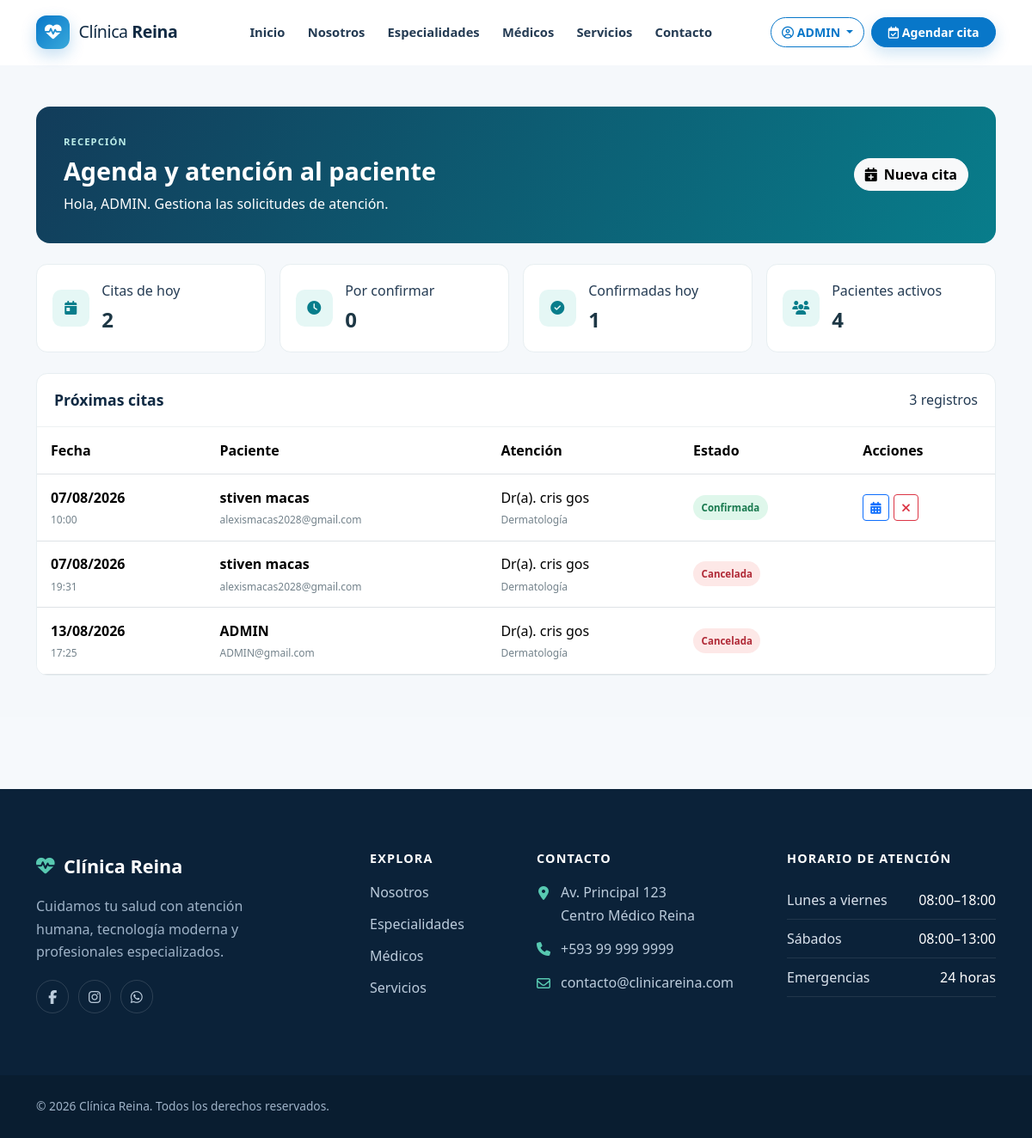
The page /dashboard/recepcion/ (signed in) on the database its author committed.
### apps/citas/models.py (models this page shows, shortened)
class Cita(models.Model):
    PENDIENTE = "PENDIENTE"
    CONFIRMADA = "CONFIRMADA"
    CANCELADA = "CANCELADA"
    ATENDIDA = "ATENDIDA"
    REAGENDADA = "REAGENDADA"
    ESTADOS = [
        (PENDIENTE, "Pendiente"),
        (CONFIRMADA, "Confirmada"),
        (REAGENDADA, "Reagendada"),
        (ATENDIDA, "Realizada"),
        (CANCELADA, "Cancelada"),
    ]
    paciente = models.ForeignKey(settings.AUTH_USER_MODEL, on_delete=models.PROTECT, related_name="citas")
    medico = models.ForeignKey("medicos.Medico", on_delete=models.PROTECT, related_name="citas")
    especialidad = models.ForeignKey("especialidades.Especialidad", on_delete=models.PROTECT, related_name="citas")
    fecha = models.DateField()
    hora = models.TimeField()
    motivo = models.TextField(max_length=500)
    estado = models.CharField(max_length=12, choices=ESTADOS, default=PENDIENTE)
    creado_en = models.DateTimeField(auto_now_add=True)
    recordatorio_whatsapp_enviado = models.BooleanField(default=False)
    fecha_recordatorio_whatsapp = models.DateTimeField(null=True, blank=True)
    whatsapp_message_id = models.CharField(max_length=255, blank=True)
    estado_recordatorio_whatsapp = models.CharField(max_length=30, blank=True)
    error_recordatorio_whatsapp = models.TextField(blank=True)
    class Meta:
        ordering = ("fecha", "hora")
        constraints = [
            models.UniqueConstraint(
                fields=("medico", "fecha", "hora"),
                condition=~models.Q(estado="CANCELADA"),
                name="cita_medico_fecha_hora_activa_unica",
            )
        ]

### apps/medicos/models.py (models this page shows)
class Medico(models.Model):
    usuario = models.OneToOneField(
        settings.AUTH_USER_MODEL,
        on_delete=models.SET_NULL,
        null=True,
        blank=True,
        related_name="medico",
    )
    especialidad = models.ForeignKey(
        "especialidades.Especialidad", on_delete=models.PROTECT, related_name="medicos"
    )
    nombres = models.CharField(max_length=100)
    apellidos = models.CharField(max_length=100)
    registro_profesional = models.CharField(max_length=50, unique=True)
    foto = models.ImageField(upload_to="medicos/", blank=True, null=True)
    biografia = models.TextField(blank=True)
    consultorio = models.CharField(max_length=100, blank=True)
    duracion_consulta = models.PositiveSmallIntegerField(default=30, help_text="Minutos")
    activo = models.BooleanField(default=True)
    destacado = models.BooleanField(default=False)
    creado_en = models.DateTimeField(auto_now_add=True)
    class Meta:
        ordering = ("nombres", "apellidos")
        verbose_name = "Médico"
        verbose_name_plural = "Médicos"
    def __str__(self):
        return f"Dr(a). {self.nombres} {self.apellidos}"

### apps/especialidades/models.py (models this page shows, shortened)
class Especialidad(models.Model):
    nombre = models.CharField(
        max_length=100,
        unique=True,
        verbose_name="Nombre"
    )
    descripcion = models.TextField(
        verbose_name="Descripción",
        blank=True
    )
    imagen = models.ImageField(
        upload_to="especialidades/",
        blank=True,
        null=True,
        verbose_name="Imagen"
    )
    activo = models.BooleanField(
        default=True,
        verbose_name="Activo"
    )
    fecha_creacion = models.DateTimeField(
        auto_now_add=True
    )
    class Meta:
        verbose_name = "Especialidad"
        verbose_name_plural = "Especialidades"
        ordering = [
            "nombre"
        ]

### apps/dashboard/views.py (the view)
# urls.py: path("recepcion/", views.dashboard_recepcionista, name="recepcionista"),
@solo_recepcionista
def dashboard_recepcionista(request):
    hoy = timezone.localdate()
    citas = Cita.objects.filter(fecha__gte=hoy).select_related("paciente", "medico", "especialidad")
    return render(request, "dashboard/recepcionista.html", {
        "perfil": request.user.perfil,
        "citas_hoy": citas.filter(fecha=hoy),
        "proximas_citas": citas[:20],
        "pendientes": citas.filter(estado__in=[Cita.PENDIENTE, Cita.REAGENDADA]).count(),
        "confirmadas_hoy": citas.filter(fecha=hoy, estado=Cita.CONFIRMADA).count(),
        "total_pacientes": get_user_model().objects.filter(perfil__rol=Perfil.Rol.PACIENTE, perfil__activo=True, is_active=True).count(),
    })

### templates/dashboard/recepcionista.html (shortened to what this page needs)
{% extends "base.html" %}
{% load static %}
{% block css %}<link rel="stylesheet" href="{% static 'css/roles_dashboard.css' %}">{% endblock %}
{% block content %}
<section class="role-dashboard"><div class="container py-5">
  <header class="role-header" data-animate="fade-up"><div><p>RECEPCIÓN</p><h1>Agenda y atención al paciente</h1><span>Hola, {{ request.user.get_full_name|default:request.user.username }}. Gestiona las solicitudes de atención.</span></div><a class="btn btn-light" href="{% url 'citas:recepcion_crear' %}"><i class="fa-solid fa-calendar-plus me-2"></i>Nueva cita</a></header>
  <div class="role-metrics">
    <article><i class="fa-solid fa-calendar-day"></i><span>Citas de hoy<strong>{{ citas_hoy|length }}</strong></span></article>
    <article><i class="fa-solid fa-clock"></i><span>Por confirmar<strong>{{ pendientes }}</strong></span></article>
    <article><i class="fa-solid fa-circle-check"></i><span>Confirmadas hoy<strong>{{ confirmadas_hoy }}</strong></span></article>
    <article><i class="fa-solid fa-users"></i><span>Pacientes activos<strong>{{ total_pacientes }}</strong></span></article>
  </div>
  <section class="role-card"><header><h2>Próximas citas</h2><span>{{ proximas_citas|length }} registros</span></header><div class="table-responsive"><table class="table align-middle mb-0 reception-table">
    <thead><tr><th>Fecha</th><th>Paciente</th><th>Atención</th><th>Estado</th><th>Acciones</th></tr></thead>
    <tbody>{% for cita in proximas_citas %}<tr>
      <td><strong>{{ cita.fecha|date:'d/m/Y' }}</strong><small>{{ cita.hora|time:'H:i' }}</small></td>
      <td><strong>{{ cita.paciente.get_full_name|default:cita.paciente.username }}</strong><small>{{ cita.paciente.email }}</small></td>
      <td>{{ cita.medico }}<small>{{ cita.especialidad.nombre }}</small></td>
      <td><span class="status-badge status-{{ cita.estado|lower }}">{{ cita.get_estado_display }}</span></td>
      <td><div class="reception-actions">
        {% if cita.estado != 'ATENDIDA' and cita.estado != 'CANCELADA' %}<a class="btn btn-sm btn-outline-primary" href="{% url 'citas:recepcion_editar' cita.pk %}" title="Reagendar"><i class="fa-solid fa-calendar-days"></i></a>{% endif %}
        {% if cita.estado != 'CANCELADA' and cita.estado != 'ATENDIDA' %}<form method="post" action="{% url 'citas:cambiar_estado' cita.pk 'cancelada' %}">{% csrf_token %}<button class="btn btn-sm btn-outline-danger" title="Cancelar"><i class="fa-solid fa-xmark"></i></button></form>{% endif %}
      </div></td>
    </tr>{% empty %}<tr><td colspan="5" class="empty-role text-center">No hay citas próximas.</td></tr>{% endfor %}</tbody>
  </table></div></section>
</div></section>
{% endblock %}

### templates/componentes/navbar.html (shortened to what this page needs)
{% load socialaccount %}
<nav class="clinic-navbar navbar navbar-expand-xl sticky-top" aria-label="Navegación principal" data-navbar>
  <div class="container">
    <a class="clinic-navbar__brand navbar-brand" href="{% url 'pagina:inicio' %}" aria-label="Clínica Reina, inicio">
      <span class="clinic-navbar__logo" aria-hidden="true"><i class="fa-solid fa-heart-pulse"></i></span>
      <span>Clínica <strong>Reina</strong></span>
    </a>
    <div class="collapse navbar-collapse" id="menuNavbar">
      <ul class="navbar-nav mx-xl-auto">
        <li class="nav-item"><a class="nav-link" href="{% url 'pagina:inicio' %}">Inicio</a></li>
        <li class="nav-item"><a class="nav-link" href="{% url 'pagina:nosotros' %}">Nosotros</a></li>
        <li class="nav-item"><a class="nav-link" href="{% url 'pagina:especialidades' %}">Especialidades</a></li>
        <li class="nav-item"><a class="nav-link" href="{% url 'pagina:medicos' %}">Médicos</a></li>
        <li class="nav-item"><a class="nav-link" href="{% url 'pagina:servicios' %}">Servicios</a></li>
        <li class="nav-item"><a class="nav-link" href="{% url 'pagina:contacto' %}">Contacto</a></li>
      </ul>
      <div class="clinic-navbar__actions d-flex flex-column flex-xl-row align-items-xl-center gap-2">
        {% if user.is_authenticated %}
          <div class="dropdown">
            <button class="btn clinic-user-menu dropdown-toggle" type="button" data-bs-toggle="dropdown" aria-expanded="false">
              <i class="fa-regular fa-circle-user" aria-hidden="true"></i>
              <span>{{ user.get_full_name|default:user.username }}</span>
            </button>
          </div>
        {% endif %}
        <a href="{% url 'citas:agendar' %}" class="btn clinic-appointment-btn"><i class="fa-regular fa-calendar-check" aria-hidden="true"></i> Agendar cita</a>
      </div>
    </div>
  </div>
</nav>

### static/css/variables.css (style rules this page uses)
:root { --color-primary: #0877c9; --color-primary-dark: #075a98; --color-primary-soft: #e9f5fd; --color-secondary: #64748b; --color-success: #1f9d7a; --color-success-soft: #e7f7f1; --color-danger: #dc3545; --color-dark: #102a43; --color-background: #f6f9fc; --color-surface: #ffffff; --color-text: #243b53; --color-muted: #627d98; --color-border: #d9e2ec; --font-family: "Segoe UI", Roboto, "Helvetica Neue", Arial, sans-serif; --radius-sm: .5rem; --radius-md: 1rem; --radius-lg: 1.5rem; --radius-pill: 999px; --shadow-sm: 0 4px 14px rgb(16 42 67 / 7%); --shadow-md: 0 14px 36px rgb(16 42 67 / 12%); --shadow-lg: 0 24px 60px rgb(16 42 67 / 16%); --space-xs: .5rem; --space-sm: .75rem; --space-md: 1rem; --space-lg: 1.5rem; --space-xl: 2.5rem; --transition-fast: 180ms ease; --transition-normal: 320ms ease; --navbar-height: 76px; }

### static/css/base.css (style rules this page uses)
html { scroll-behavior: smooth; scroll-padding-top: calc(var(--navbar-height) + 1rem); }
body { min-height: 100vh; display: flex; flex-direction: column; margin: 0; overflow-x: hidden; color: var(--color-text); background: var(--color-background); font-family: var(--font-family); line-height: 1.65; text-rendering: optimizeLegibility; }
h1, h2, h3, h4, h5, h6 { color: var(--color-dark); font-weight: 700; line-height: 1.2; text-wrap: balance; }
p { text-wrap: pretty; }
a { color: var(--color-primary); text-decoration: none; transition: color var(--transition-fast); }
section { position: relative; }

### static/css/animations.css (style rules this page uses)
[data-animate] { opacity: 0; transition-property: opacity, transform; transition-duration: var(--animate-duration, 600ms); transition-delay: var(--animate-delay, 0ms); transition-timing-function: cubic-bezier(.2, .7, .2, 1); }
[data-animate="fade-up"] { transform: translateY(28px); }

### static/css/navbar.css (style rules this page uses)
.clinic-navbar { min-height: var(--navbar-height); padding-block: .75rem; background: rgb(255 255 255 / 96%); border-bottom: 1px solid transparent; backdrop-filter: blur(14px); transition: min-height var(--transition-normal), box-shadow var(--transition-normal), border-color var(--transition-normal); }
.clinic-navbar__brand { display: inline-flex; align-items: center; gap: .65rem; color: var(--color-dark); font-size: 1.22rem; letter-spacing: -.02em; }
.clinic-navbar__logo { display: inline-grid; width: 2.45rem; height: 2.45rem; place-items: center; color: #fff; background: linear-gradient(135deg, var(--color-primary), #39a9db); border-radius: .75rem; box-shadow: 0 7px 18px rgb(8 119 201 / 24%); }
.clinic-navbar .nav-link { position: relative; margin-inline: .1rem; padding: .65rem .72rem !important; color: var(--color-text); font-size: .92rem; font-weight: 600; }
.clinic-navbar .nav-link::after { position: absolute; right: .7rem; bottom: .35rem; left: .7rem; height: 2px; content: ""; background: var(--color-primary); transform: scaleX(0); transition: transform var(--transition-fast); }
.clinic-navbar__actions .btn { white-space: nowrap; border-radius: var(--radius-pill); font-size: .88rem; font-weight: 700; }
.clinic-login-btn, .clinic-user-menu { color: var(--color-primary); background: transparent; border-color: var(--color-primary); }
.clinic-appointment-btn { padding-inline: 1.15rem; color: #fff; background: var(--color-primary); border-color: var(--color-primary); box-shadow: 0 7px 18px rgb(8 119 201 / 20%); }

### rows shown on the page
Cita: fecha "07/08/2026", hora "10:00", paciente.get_full_name "stiven macas", paciente.email "alexismacas2028@gmail.com", medico "Dr(a). cris gos", especialidad.nombre "Dermatología", estado "Confirmada"
Cita: fecha "07/08/2026", hora "19:31", paciente.get_full_name "stiven macas", paciente.email "alexismacas2028@gmail.com", medico "Dr(a). cris gos", especialidad.nombre "Dermatología", estado "Cancelada"
Cita: fecha "13/08/2026", hora "17:25", paciente.get_full_name "ADMIN", paciente.email "ADMIN@gmail.com", medico "Dr(a). cris gos", especialidad.nombre "Dermatología", estado "Cancelada"

### other values the page prints
{{ user.get_full_name|default:user.username }} "ADMIN"
{{ request.user.get_full_name|default:request.user.username }} "ADMIN"
{{ citas_hoy|length }} "2"
{{ pendientes }} "0"
{{ confirmadas_hoy }} "1"
{{ total_pacientes }} "4"
{{ proximas_citas|length }} "3"
